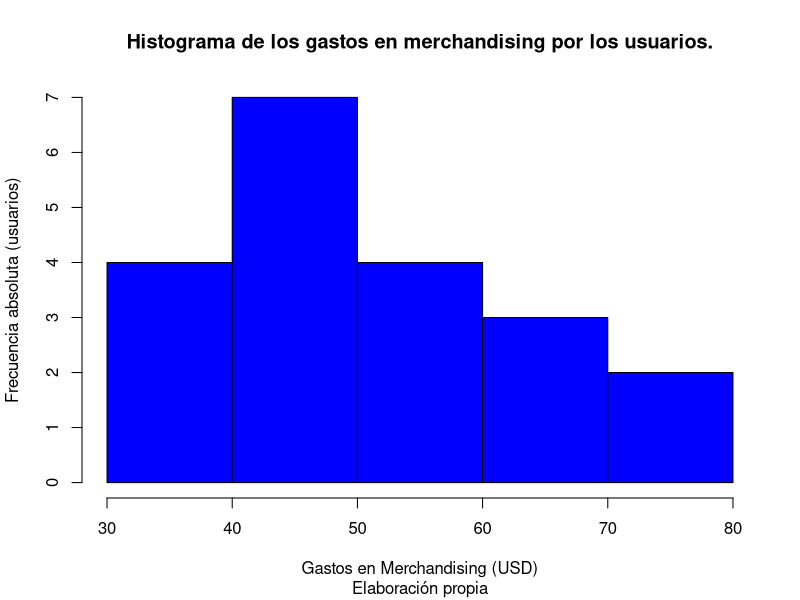

The R script that drew this image:
library(modeest)

# Control 2

# Ejercicio 1
Gasto_M <- c(35,42,50,38,60,55,70,42,48,52,65,40,39,80,45,58,62,47,41,75)

# a) Media/Promedio
mean(Gasto_M)

#Respuesta: 52.2 USD/usuario
#Interpretación: El promedio de los usuarios gastaron unos 52.2 usd en merchandising

# b) Moda
mfv(Gasto_M)

#Respuesta: 42 usuarios
#Interpretacion: La mayoría de los usuarios gastan unos 42 USD.

# c) Mediana
median(Gasto_M)

#Respuesta: 49 USD
#Interpretación: El 50% de los usuarios gastan en merchandising 49 USD o menos.

# d) Primer Cuartil
q3 <- quantile(Gasto_M, 0.75)
q3

#Respuesta: 60.50 USD
#Interpretación: El 25% de los usuarios gastan en merchandising 60.50 USD o menos.

# e) Rango
range(Gasto_M)
rango = max(Gasto_M) - min(Gasto_M)
rango
        
#Respuesta: Min 35 USD, Max 80 USD y el rango 45 USD
#Interpretación: Los usuarios gastan desde 35 USD hasta 80 USD en Merchandising. Variando un total máximo de 45 USD entre los usuarios. 

# f) Recorrido Intercuartilico
IQR(Gasto_M)

#Respuesta: 18.75 USD
#Interpretacion: La máxima diferencia entre dos usuarios del 50% central de la muestra es de 18.75 USD de gasto.

# g) Desvió Estándar
sd(Gasto_M)

#Respuesta: 13.032 USD^2
#Interpretación: En promedio, cada uno de los usuarios se desvía 13.032 USD de la media de los gastos en merchandising. (52.2 USD)

# h) coeficiente de Variación
CV = sd(Gasto_M)/mean(Gasto_M)
CV

#Respuesta: CV = 0.2496 o 24,96% 
#Interpretacion: El desvio estandar (13.032 USD^2) representa el 24.96% de la media de la muestra.


#EJERCICIO 2

gastosProm_fans <- c(55,45,50,42,60)
frecuencia_num_fans <- c(150,120,200,80,100)

promedio_ponderado <- sum(gastosProm_fans*frecuencia_num_fans)/sum(frecuencia_num_fans)
promedio_ponderado

#Respuesta: 50.785 usd/fan
#Interpretación: El promedio de gastos por fan es de 50.785 usd.

#EJERCICIO 3

#Parte 1)
hist(Gasto_M, 
     col = "blue", 
     main = "Histograma de los gastos en merchandising por los usuarios.",
     xlab = "Gastos en Merchandising (USD)",
     ylab = "Frecuencia absoluta (usuarios)",
     sub = "Elaboración propia")

#FALTA HACER LA PARTE 2) en el drive
